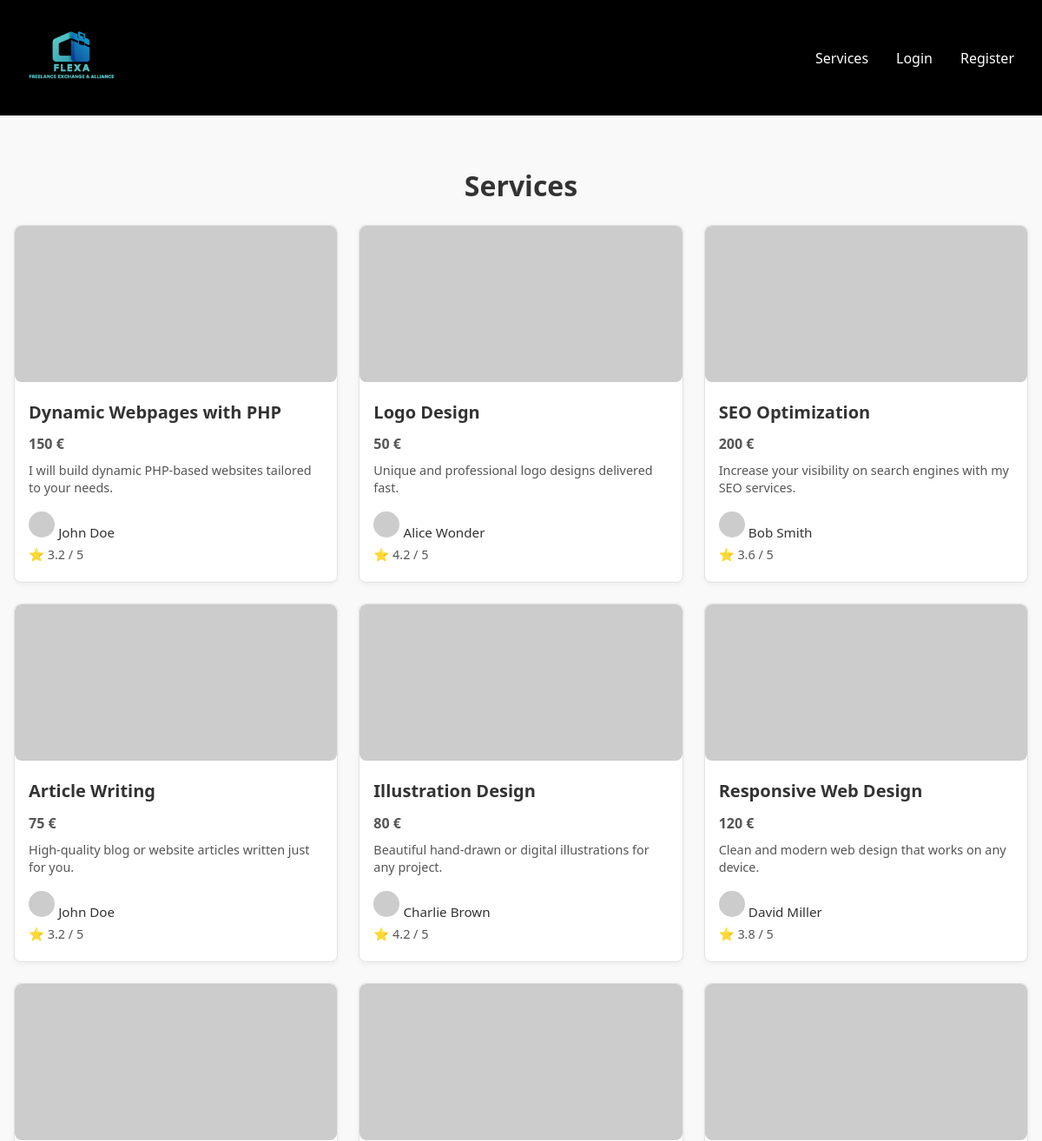
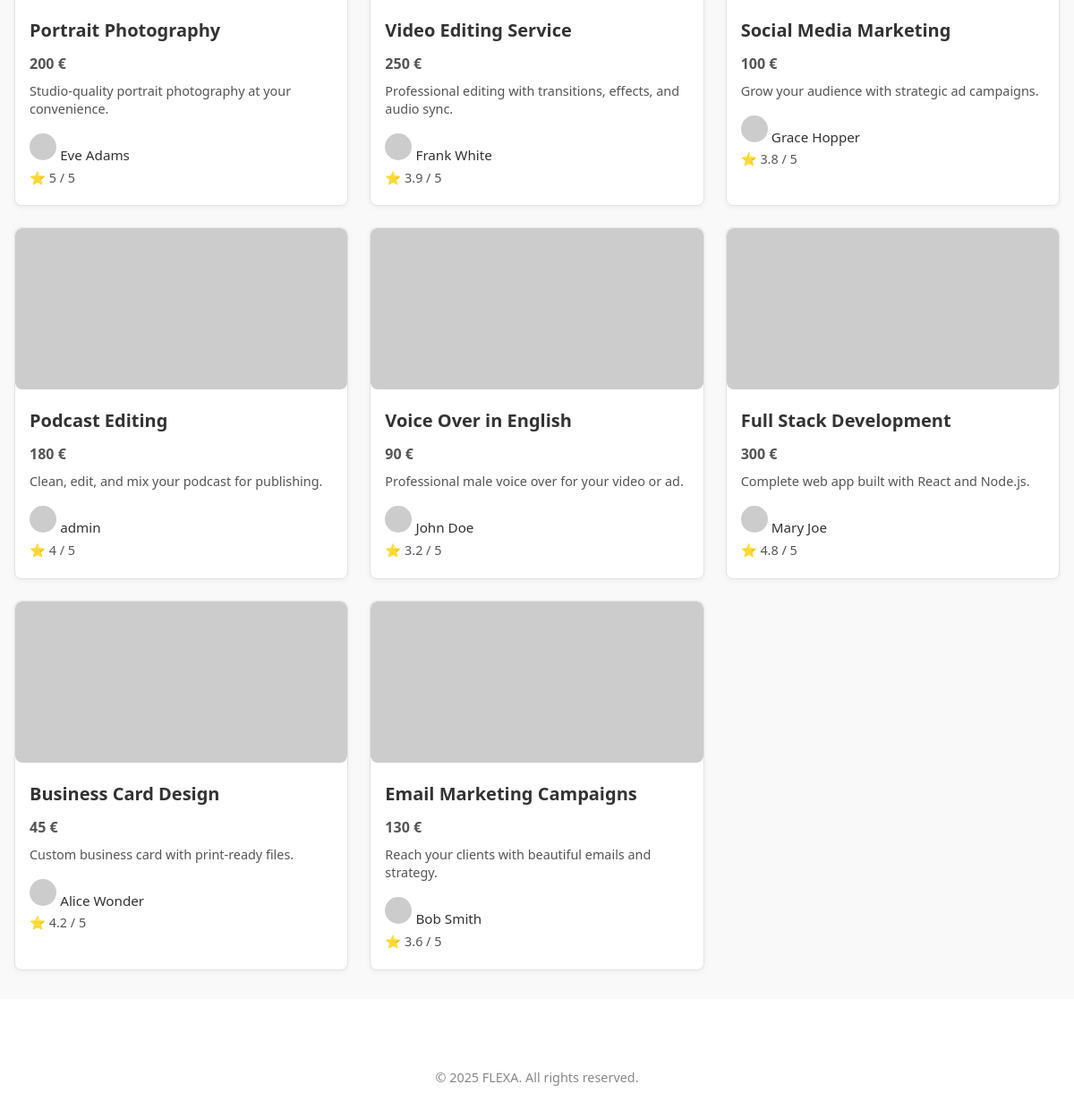
Screenshot of /pages/services.php with the database file from the repository (2 pictures, top to bottom).
### tables this page shows
CREATE TABLE Service
(
    serviceId    INTEGER,
    freelancerId INTEGER,
    categoryId   INTEGER,
    title        VARCHAR(255),
    price        DECIMAL(10, 2),
    deliveryTime INTEGER,
    description  TEXT,
    status       VARCHAR(15),
    rating       DECIMAL(2, 1) DEFAULT 0, about TEXT,

    CONSTRAINT Service_PK PRIMARY KEY (serviceId),
    CONSTRAINT Service_freelancerId_NN CHECK (freelancerId IS NOT NULL),
    CONSTRAINT Service_title_NN CHECK (title IS NOT NULL),
    CONSTRAINT Service_price_NN CHECK (price IS NOT NULL),
    CONSTRAINT Service_deliveryTime_NN CHECK (deliveryTime IS NOT NULL),
    CONSTRAINT Service_description_NN CHECK (description IS NOT NULL),
    CONSTRAINT Service_status_NN CHECK (status IS NOT NULL),
    CONSTRAINT Service_rating_NN CHECK (rating IS NOT NULL),
    CONSTRAINT Service_freelancer_FK FOREIGN KEY (freelancerId) REFERENCES User (userId) ON UPDATE CASCADE,
    CONSTRAINT Service_category_FK FOREIGN KEY (categoryId) REFERENCES ServiceCategory (serviceCategoryId) ON DELETE SET NULL ON UPDATE CASCADE,
    CONSTRAINT Service_deliveryTime_check CHECK (deliveryTime > 0),
    CONSTRAINT Service_status_CK CHECK (status IN ('active', 'inactive', 'deleted')),
    CONSTRAINT Service_rating_CK CHECK (rating BETWEEN 0 AND 5)
);

### pages/services.php (called while the page is built, shortened)
<?php
require_once(__DIR__ . '/../utils/session.php');
require_once(__DIR__ . '/../templates/common.tpl.php');
require_once(__DIR__ . '/../database/connection.db.php');
require_once(__DIR__ . '/../model/service.class.php');
require_once(__DIR__ . '/../templates/category.tpl.php');
$session = new Session();
$db = getDatabaseConnection();
$services = Service::getAllServices($db);
$services_freelancers = getFreelancersForServices($db, $services);
drawHeader("Services", $db, $session);
drawCategoryResults("Services", $services_freelancers);
drawFooter();

### utils/session.php (called while the page is built, shortened)
<?php
class Session
{
    public function isLoggedIn(): bool
    {
        return isset($_SESSION['id']);
    }
}

### model/service.class.php (called while the page is built, shortened)
<?php
class Service
{
    public static function getAllServices(PDO $db): array
    {
        $stmt = $db->prepare("SELECT * FROM Service");
        $stmt->execute();
        $services = [];
        while ($data = $stmt->fetch(PDO::FETCH_ASSOC)) {
            $serviceId = intval($data['serviceId']);
            $freelancerId = intval($data['freelancerId']);
            $categoryId = intval($data['categoryId']);
            $title = $data['title'];
            $price = floatval($data['price']);
            $deliveryTime = intval($data['deliveryTime']);
            $description = $data['description'];
            $about = $data['about'];
            $status = $data['status'];
            $rating = floatval($data['rating']);
            $mediaStmt = $db->prepare("SELECT mediaURL FROM ServiceMedia WHERE serviceId = :id");
            $mediaStmt->bindParam(":id", $serviceId, PDO::PARAM_INT);
            $mediaStmt->execute();
            $images = $mediaStmt->fetchAll(PDO::FETCH_COLUMN);
            $services[] = new Service(
                $serviceId,
                $freelancerId,
                $categoryId,
                $title,
                $price,
                $deliveryTime,
                $description,
                $about,
                $status,
                $rating,
                $images
            );
        }
        return $services;
    }
}

### templates/category.tpl.php (the view, shortened to what this page needs)
<?php
require_once(__DIR__ . '/../utils/session.php');
require_once(__DIR__ . '/../templates/common.tpl.php');
require_once(__DIR__ . '/../database/connection.db.php');
require_once(__DIR__ . '/../model/service.class.php');
?>
<?php function drawCategoryResults(string $category, array $services): void
{ ?>
    <section class="category-section">
        <div class="category-container">
            <?php
            if (strtolower($category) === 'serviços') {
                echo '<h2 class="section-category-title">Services</h2>';
            } elseif (str_starts_with($category, '_')) {
                echo '<h2 class="section-category-title">Search Results for ' . htmlspecialchars(ucfirst(substr($category, 1))) . '</h2>';
            } else {
                echo '<h2 class="section-category-title">' . $category . '</h2>';
            }
            ?>
            <?php if (empty($services)): ?>
                <p>No services found in this category.</p>
            <?php else: ?>
                <div class="service-grid">
                    <?php foreach ($services as $service): ?>
                        <article class="service-display">
                        <a href="/pages/service_detail.php?id=<?= $service['serviceId'] ?>">
                            <img src="<?= htmlspecialchars($service['images'][0] ?? '/assets/images/pfps/default.jpeg') ?>"
                            alt="Service image" class="service-image">
                        </a>
                            <div class="service-info">
                                <h3 class="service-title"><?= htmlspecialchars($service['title']) ?></h3>
                                <p class="service-price"><?= htmlspecialchars((string)$service['price']) ?> €</p>
                                <p class="service-description"><?= htmlspecialchars($service['description']) ?></p>
                                <div class="freelancer-info">
                                <a href="/pages/user.php?id=<?= $service['freelancer']['id'] ?>">
                                    <img src="<?= htmlspecialchars($service['freelancer']['profilePictureURL']) ?>"
                                         alt="Freelancer profile" class="freelancer-pic">
                                    <span class="freelancer-name"><?= htmlspecialchars($service['freelancer']['name']) ?></span>
                                </a>
                                </div>
                                <?php if ($service['avgRating'] != 0): ?>
                                    <p class="service-rating">⭐ <?= htmlspecialchars((string)$service['avgRating']) ?>
                                        / 5</p>
                                <?php else: ?>
                                    <p class="service-rating">⭐ No ratings yet</p>
                                <?php endif; ?>
                            </div>
                        </article>
                    <?php endforeach; ?>
                </div>
            <?php endif; ?>
        </div>
    </section>
<?php } ?>

### templates/common.tpl.php (shortened to what this page needs)
<?php
require_once(__DIR__ . '/../utils/session.php');
function drawHeader(string $title, PDO $db, Session $session): void
{ ?>
    <!DOCTYPE html>
<html lang="en-US">
<head>
    <link href="/css/style.css" rel="stylesheet">
</head>
<body>
<header class="site-header dark-header">
    <div class="container header-flex">
        <div class="logo">
            <a href="/pages/index.php">
                <img
                        src="/assets/images/flexa-logo@2x.png"
                        srcset="/assets/images/flexa-logo@2x.png 2x"
                        alt="FLEXA logo"
                        class="logo-img-big"
                />
            </a>
        </div>
        <nav>
            <ul class="nav-menu">
                <li><a href="/pages/services.php">Services</a></li>
                <?php
                if ($session->isLoggedIn()) {
                    echo '<li><a href="/pages/user.php?id=' . $session->getId() . '">Profile</a></li>';
                    echo '<li><a href="/actions/action_logout.php">Logout</a></li>';
                    $user = User::getUserById($db, $session->getId());
                    if ($user->isAdmin()) {
                        echo '<li><a href="/pages/admin_dashboard.php">Admin Dashboard</a></li>';
                    }
                } else {
                    echo '<li><a href="/pages/login.php">Login</a></li>';
                    echo '<li><a href="/pages/signup.php">Register</a></li>';
                }
                ?>
            </ul>
        </nav>
    </div>
</header>
<main>
    <?php } ?>
    <?php function drawFooter(): void
    { ?>
</main>
<footer class="site-footer">
    <div class="container">
        <p>&copy 2025 FLEXA. All rights reserved.</p>
    </div>
</footer>
</body>
</html>
<?php } ?>

### css/style.css (style rules this page uses)
body { margin: 0; background: #ffffff; color: #333; font-family: 'Segoe UI', sans-serif; padding: 0; }
a { text-decoration: none; }
.container { max-width: 1200px; margin: 0 auto; padding: 2rem; }
.site-header { background: #000; padding: 0.5rem 0; }
.header-flex { display: flex; align-items: center; justify-content: space-between; padding: 1rem 2rem; gap: 1rem; }
.logo-img-big { height: auto; max-height: 80px; margin-top: 0; width: auto; max-width: 240px; object-fit: contain; image-rendering: -webkit-optimize-contrast; image-rendering: crisp-edges; }
.nav-menu { display: flex; gap: 2rem; list-style: none; margin: 0; padding: 0; }
.nav-menu li a { color: #fff; text-decoration: none; font-weight: 500; font-size: 1rem; transition: color 0.2s ease; }
.service-info { display: flex; flex-direction: column; justify-content: center; }
.service-info h3 { margin: 0 0 0.5rem 0; font-size: 1.25rem; }
.service-info p { margin: 0.25rem 0; color: #555; line-height: 1.4; }
.service-image { width: 120px; height: auto; border-radius: 8px; }
.service-info p { margin: 0.3rem 0; }
footer { text-align: center; padding: 2rem; font-size: 0.9rem; color: #888; }
.category-section { padding: 2rem 0; background-color: #f9f9f9; }
.category-container { max-width: 1200px; margin: 0 auto; padding: 0 1rem; }
.section-category-title { font-size: 2rem; margin-bottom: 1.5rem; text-align: center; }
.service-grid { display: grid; grid-template-columns: repeat(auto-fill, minmax(280px, 1fr)); gap: 1.5rem; }
.service-display { background-color: white; border: 1px solid #e2e2e2; border-radius: 8px; overflow: hidden; box-shadow: 0 2px 6px rgba(0, 0, 0, 0.05); transition: transform 0.2s ease; }
.service-image { width: 100%; height: 180px; object-fit: cover; }
.service-info { padding: 1rem; }
.service-title { font-size: 1.2rem; font-weight: bold; margin-bottom: 0.5rem; }
.service-price { color: #27ae60; font-weight: 600; margin-bottom: 0.5rem; }
.service-description { font-size: 0.9rem; color: #555; }
.freelancer-info { display: flex; align-items: center; gap: 0.5rem; margin-top: 0.75rem; }
.freelancer-pic { width: 30px; height: 30px; border-radius: 50%; object-fit: cover; }
.freelancer-name { font-size: 0.95rem; font-weight: 500; color: #333; }
.service-rating { font-size: 0.9rem; color: #f39c12; margin-top: 0.5rem; }
h3 { margin-bottom: 1rem; margin-top: 2rem; font-size: 1.4rem; }

### rows the page displays
service: title "Illustration Design", price "80", description "Beautiful hand-drawn or digital illustrations for any project.", name "Charlie Brown", rating "4.2"
service: title "Responsive Web Design", price "120", description "Clean and modern web design that works on any device.", name "David Miller", rating "3.8"
service: title "Portrait Photography", price "200", description "Studio-quality portrait photography at your convenience.", name "Eve Adams", rating "5"
service: title "Podcast Editing", price "180", description "Clean, edit, and mix your podcast for publishing.", name "admin", rating "4"
service: title "Full Stack Development", price "300", description "Complete web app built with React and Node.js.", name "Mary Joe", rating "4.8"

### other values shown
$category "Services"
$service['title'] "Dynamic Webpages with PHP"
$service['price'] "150"
$service['description'] "I will build dynamic PHP-based websites tailored to your needs."
$service['freelancer']['name'] "John Doe"
$service['avgRating'] "3.2"
$service['title'] "Logo Design"
$service['price'] "50"
$service['description'] "Unique and professional logo designs delivered fast."
$service['freelancer']['name'] "Alice Wonder"
$service['avgRating'] "4.2"
$service['title'] "SEO Optimization"
$service['price'] "200"
$service['description'] "Increase your visibility on search engines with my SEO services."
$service['freelancer']['name'] "Bob Smith"
